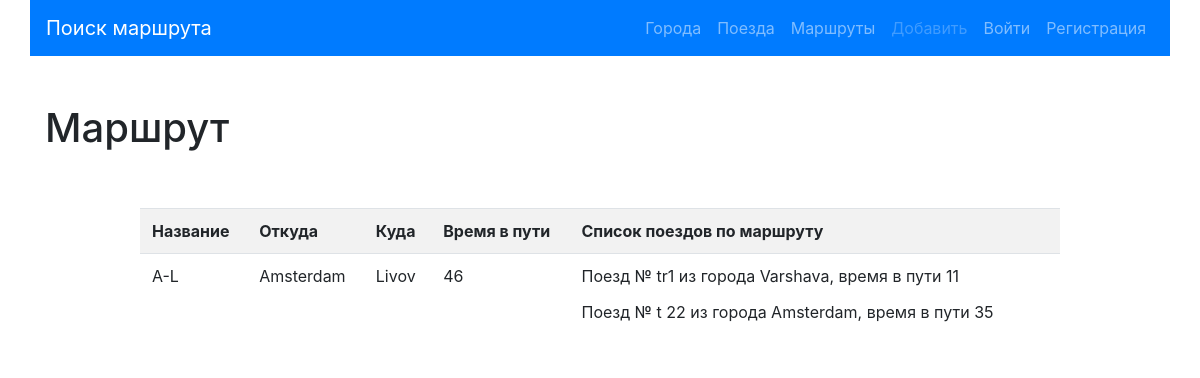
Screenshot of /detail/3/ with the database file from the repository.
### routes/models.py (models this page shows, shortened)
class Route(models.Model):
    name = models.CharField(max_length=50, unique=True, verbose_name="Название маршрута")
    travel_times = models.PositiveSmallIntegerField(verbose_name='Общее время в пути')
    from_city = models.ForeignKey(City,on_delete=models.CASCADE,
                                  related_name='route_from_city_set',
                                  verbose_name='Из какого города'
                                  )
    to_city = models.ForeignKey('cities.City',on_delete=models.CASCADE,
                                  related_name='route_to_city_set',
                                  verbose_name='В какой город'
                                  )
    trains = models.ManyToManyField('trains.Train',
                                    verbose_name='Список поездов')
    class Meta:
        verbose_name = 'Маршрут'
        verbose_name_plural = 'Маршруты'
        ordering = ['travel_times']

### cities/models.py (models this page shows, shortened)
class City(models.Model):
    name = models.CharField(max_length=150, unique=True, verbose_name='Город')
    def __str__(self):
        return self.name
    class Meta:
        verbose_name = 'Город'
        verbose_name_plural = 'Города'
        ordering = ['name']

### trains/models.py (models this page shows, shortened)
class Train(models.Model):
    name = models.CharField(max_length=50, unique=True, verbose_name="Номер поезда")
    travel_time = models.PositiveSmallIntegerField(verbose_name='Время в пути')
    from_city = models.ForeignKey(City,on_delete=models.CASCADE,
                                  related_name='from_city_set',
                                  verbose_name='Из какого города'
                                  )
    to_city = models.ForeignKey('cities.City',on_delete=models.CASCADE,
                                  related_name='to_city_set',
                                  verbose_name='В какой город'
                                  )
    def __str__(self):
        return f'Поезд № {self.name} из города {self.from_city}'
    class Meta:
        verbose_name = 'Поезд'
        verbose_name_plural = 'Поезд'
        ordering = ['travel_time']

### routes/views.py (the view)
# urls.py: path('detail/<int:pk>/', RouteDetailView.as_view(), name='detail'),
class RouteDetailView(DetailView):
    queryset = Route.objects.all()
    template_name = 'routes/detail.html'

### routes/templates/routes/detail.html (shortened to what this page needs)
{% extends 'base.html' %}
{% block content %}
<h1>Маршрут</h1>
<div class="row">
    <div class="col-md-10 mx-auto my-5">
        <table class="table table-striped">
            <tr>
                <th>Название</th>
                <th>Откуда</th>
                <th>Куда</th>
                <th>Время в пути</th>
                <th>Список поездов по маршруту</th>
                <th>&nbsp;</th>
            </tr>
            <tr>
                <td>
                    {{object.name}}                </td>
                <td>{{ object.from_city }}</td>
                <td>{{ object.to_city }}</td>
                <td>{{ object.travel_times }}</td>
                <td>
                    {% for train in object.trains.all %}
                    <p>{{train}}, время в пути {{train.travel_time}}</p>
                    {% endfor%}
                </td>
                    <td>
                 </td>
            </tr>
            </table>
    </div>
</div>
 {% endblock %}

### rows the page displays
Route: name "A-L", from_city "Amsterdam", to_city "Livov", travel_times "46"
Train: name+from_city "Поезд № tr1 из города Varshava", travel_time "11"
Train: name+from_city "Поезд № t 22 из города Amsterdam", travel_time "35"
